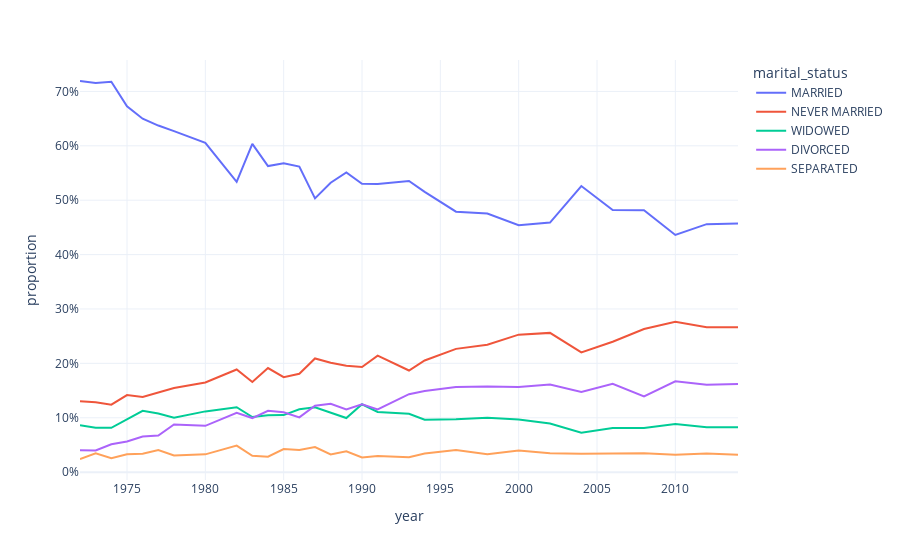

Notebook code cell kept with this figure:
### Code cell
fig = px.line(marital_rates,
              x='year',
              y='proportion',
              color='marital_status',
              template='plotly_white')

fig.update_yaxes(tickformat=".0%")
fig.show()

### Figure 1 — Plotly figure (JSON) as saved in the notebook; plotly's stock layout.template omitted (floating-point values rounded to 4 significant figures)
{"data": [{"hovertemplate": "marital_status=MARRIED<br>year=%{x}<br>proportion=%{y}<extra></extra>", "legendgroup": "MARRIED", "line": {"color": "#636efa", "dash": "solid"}, "marker": {"symbol": "circle"}, "mode": "lines", "name": "MARRIED", "orientation": "v", "showlegend": true, "type": "scatter", "x": [1972, 1973, 1974, 1975, 1976, 1977, 1978, 1980, 1982, 1983, 1984, 1985, 1986, 1987, 1988, 1989, 1990, 1991, 1993, 1994, 1996, 1998, 2000, 2002, 2004, 2006, 2008, 2010, 2012, 2014], "xaxis": "x", "y": [0.7192, 0.7154, 0.7177, 0.6725, 0.6498, 0.6373, 0.627, 0.6056, 0.5339, 0.6035, 0.5628, 0.5678, 0.5619, 0.5033, 0.5321, 0.5511, 0.5303, 0.53, 0.5352, 0.5152, 0.4788, 0.4755, 0.4538, 0.459, 0.526, 0.4818, 0.4817, 0.4361, 0.4559, 0.457], "yaxis": "y"}, {"hovertemplate": "marital_status=NEVER MARRIED<br>year=%{x}<br>proportion=%{y}<extra></extra>", "legendgroup": "NEVER MARRIED", "line": {"color": "#EF553B", "dash": "solid"}, "marker": {"symbol": "circle"}, "mode": "lines", "name": "NEVER MARRIED", "orientation": "v", "showlegend": true, "type": "scatter", "x": [1972, 1973, 1974, 1975, 1976, 1977, 1978, 1980, 1982, 1983, 1984, 1985, 1986, 1987, 1988, 1989, 1990, 1991, 1993, 1994, 1996, 1998, 2000, 2002, 2004, 2006, 2008, 2010, 2012, 2014], "xaxis": "x", "y": [0.1302, 0.1283, 0.124, 0.1416, 0.1381, 0.1471, 0.1548, 0.1649, 0.1887, 0.1657, 0.1914, 0.1747, 0.181, 0.209, 0.2012, 0.1958, 0.1933, 0.2142, 0.1869, 0.2053, 0.2267, 0.2342, 0.2528, 0.2561, 0.2201, 0.2398, 0.2631, 0.2766, 0.2665, 0.2664], "yaxis": "y"}, {"hovertemplate": "marital_status=WIDOWED<br>year=%{x}<br>proportion=%{y}<extra></extra>", "legendgroup": "WIDOWED", "line": {"color": "#00cc96", "dash": "solid"}, "marker": {"symbol": "circle"}, "mode": "lines", "name": "WIDOWED", "orientation": "v", "showlegend": true, "type": "scatter", "x": [1972, 1973, 1974, 1975, 1976, 1977, 1978, 1980, 1982, 1983, 1984, 1985, 1986, 1987, 1988, 1989, 1990, 1991, 1993, 1994, 1996, 1998, 2000, 2002, 2004, 2006, 2008, 2010, 2012, 2014], "xaxis": "x", "y": [0.08617, 0.08178, 0.08154, 0.09664, 0.1127, 0.1078, 0.09993, 0.1117, 0.1194, 0.1013, 0.1045, 0.105, 0.1156, 0.1194, 0.1087, 0.09954, 0.1247, 0.1107, 0.1072, 0.09629, 0.09714, 0.09996, 0.09695, 0.08933, 0.07255, 0.08126, 0.08127, 0.0886, 0.08257, 0.08248], "yaxis": "y"}, {"hovertemplate": "marital_status=DIVORCED<br>year=%{x}<br>proportion=%{y}<extra></extra>", "legendgroup": "DIVORCED", "line": {"color": "#ab63fa", "dash": "solid"}, "marker": {"symbol": "circle"}, "mode": "lines", "name": "DIVORCED", "orientation": "v", "showlegend": true, "type": "scatter", "x": [1972, 1973, 1974, 1975, 1976, 1977, 1978, 1980, 1982, 1983, 1984, 1985, 1986, 1987, 1988, 1989, 1990, 1991, 1993, 1994, 1996, 1998, 2000, 2002, 2004, 2006, 2008, 2010, 2012, 2014], "xaxis": "x", "y": [0.0403, 0.03989, 0.05121, 0.05638, 0.06538, 0.06732, 0.08752, 0.08515, 0.1091, 0.09944, 0.1127, 0.1102, 0.1007, 0.1221, 0.1256, 0.1152, 0.1247, 0.1154, 0.1433, 0.1491, 0.1567, 0.1575, 0.1566, 0.1609, 0.1476, 0.1625, 0.1392, 0.1669, 0.1606, 0.1622], "yaxis": "y"}, {"hovertemplate": "marital_status=SEPARATED<br>year=%{x}<br>proportion=%{y}<extra></extra>", "legendgroup": "SEPARATED", "line": {"color": "#FFA15A", "dash": "solid"}, "marker": {"symbol": "circle"}, "mode": "lines", "name": "SEPARATED", "orientation": "v", "showlegend": true, "type": "scatter", "x": [1972, 1973, 1974, 1975, 1976, 1977, 1978, 1980, 1982, 1983, 1984, 1985, 1986, 1987, 1988, 1989, 1990, 1991, 1993, 1994, 1996, 1998, 2000, 2002, 2004, 2006, 2008, 2010, 2012, 2014], "xaxis": "x", "y": [0.02418, 0.03457, 0.02561, 0.03289, 0.03402, 0.04052, 0.0307, 0.0327, 0.04892, 0.03002, 0.02851, 0.04237, 0.04082, 0.0462, 0.03241, 0.03839, 0.02699, 0.02966, 0.02741, 0.0341, 0.04065, 0.03285, 0.03977, 0.03472, 0.03378, 0.03464, 0.03469, 0.03182, 0.03445, 0.03197], "yaxis": "y"}], "layout": {"autosize": true, "legend": {"title": {"text": "marital_status"}, "tracegroupgap": 0}, "margin": {"t": 60}, "xaxis": {"anchor": "y", "autorange": true, "domain": [0, 1], "range": [1972, 2014], "title": {"text": "year"}, "type": "linear"}, "yaxis": {"anchor": "x", "autorange": true, "domain": [0, 1], "range": [-0.01443, 0.7578], "tickformat": ".0%", "title": {"text": "proportion"}, "type": "linear"}}}
